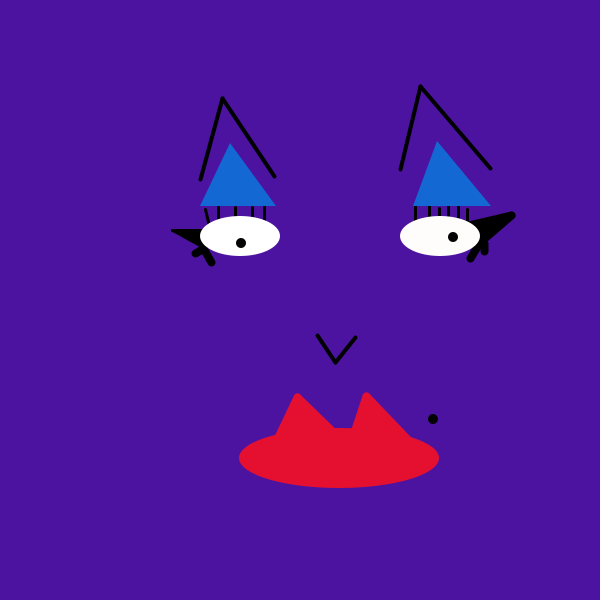
Frame 1 (no input)
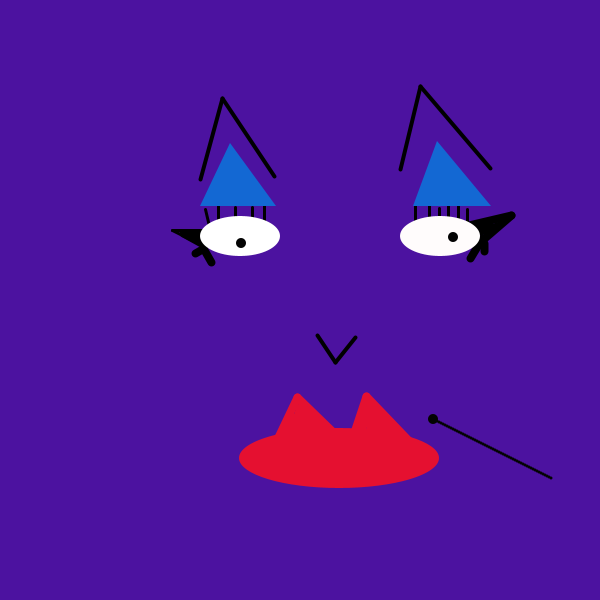
Frame 60 (the mouse pressed at the canvas centre just before this capture)
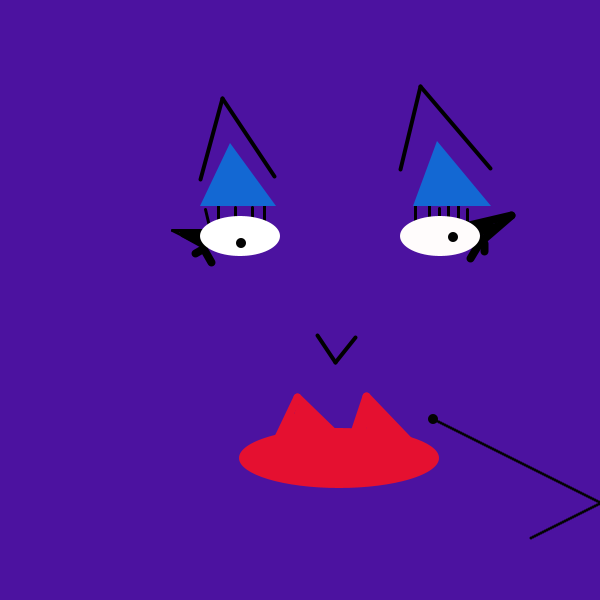
Frame 120 (the mouse held since frame 60 and released just before this capture)

The Processing sketch that drew these frames (run headless with seeded random() and noise(); from frame 60 on, the mouse is pressed at the canvas centre):

// Processing sketch: processing_20080
// ── processing_20080.pde

//Lindsay Laven's seccond assignment

    float x;
float y;
float directionX;
float directionY;


void setup(){
  size(600,600);
   background(76, 18, 160);
   smooth();
  
  x = 433;
  y = 419;
  directionX = 2;
  directionY = 1;



  //eyebrow left
   strokeWeight(4);
   line(222, 98, 200, 179);
   line(222, 98, 274, 176);
   
    //eyebrow right
   line(420, 86, 400, 169);
   line(420, 86, 490, 168);
   
   //NOSE
   strokeWeight(4);
   line(317, 335, 335, 362);
   line(335, 362, 355, 337); 
   
    //eyelashes left
    strokeWeight(3);
    line(218, 222, 218, 206);
    line(235, 218, 235, 207);
    line(252, 218, 252, 207);
    line(264, 221, 264, 204);
    line(209, 226, 205, 209);
    line(204, 230, 172, 230);
    line(172, 230, 206, 247);
    
    //eyelashes right
    line(415, 223, 415, 205);
   line(429, 218, 429, 205);
    line(439, 217, 439, 208);
   line(448, 218, 448, 206);
   line(458, 220, 458, 206);
   line(467, 222, 467, 209);
   
   strokeWeight(8);
  line(447, 230, 511, 215);
   line(511, 215, 482, 240);
   line(480, 231, 497, 226);
   line(447, 227, 489, 226);
   line(482, 238, 470, 258);
   line(484, 243, 484, 251);
   line(203, 244, 183, 233);
   line(201, 235, 195, 233);
   line(198, 235, 189, 234);
   line(203, 248, 211, 262);
   line(202, 249, 195, 253);
   
   //top lip
   stroke(229, 16, 48);
   line(277, 439, 297, 397);
   line(297, 397, 331, 430);
   line(355, 429, 366, 396);
   line(366, 396, 411, 443);
   line(300, 407, 291, 434);
   line(293, 417, 286, 435);
   line(306, 410, 298, 435);
  line(310, 412, 306, 433);
  line(316, 417,313, 431); 
  line(320, 425, 322, 433);
  line(369, 403, 361, 431);
  line(373, 408, 369, 432);
  line(378, 412, 376, 434);  
  line(383, 415, 383, 433);
  line(389, 421, 391, 436);
  line(394, 427, 398, 438);
  
 
  
   
   
   noStroke();
   
   
   //eye left
   ellipse(240, 236, 80, 40);
   fill(3, 3, 3);
  ellipse(241, 243, 10, 10);
   
   
   //eye right
   fill(255, 252, 252);
   ellipse(440, 236, 80, 40);
    fill(3, 3, 3);
    ellipse(453, 237, 10, 10);
    
    //eyeshadow left
    fill(19, 104, 211);
    triangle(276, 206, 230, 143, 200, 206);
    
    //eyeshadow right
      fill(19, 104, 211);
    triangle(491, 206, 437, 141, 413, 206);
    
    //mouth
    fill(229, 16, 48);
    ellipse(339, 458, 200, 60);
    
    //beauty mark
    fill(3, 3, 3);
    ellipse(433, 419, 10, 10);
    
}

void draw(){

    ellipse(x, y, 3, 3);
    x += directionX;
    y += directionY;
    //bottom wall
    if(y > height){
      directionY = -1;
    }
    //top wall
    if(y < 0){
    directionY = 1;
    
}
//right wall
if(x > width){
  directionX = -2;
}
//left wall
if(x < 0){
  directionX = 2;
}
}
    
  
